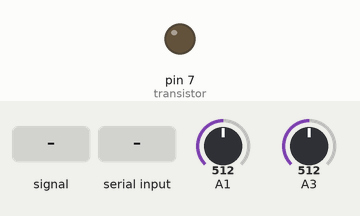
A sketch run on a simulated Arduino Uno, built with avr-gcc and run on an emulated ATmega328P. Parts: output pins drawn as LEDs (lit = HIGH). The test bench sets the inputs (shaded band); at power-on: A1 = 512, A3 = 512. What the sketch prints to the serial monitor is not drawn.

Above: at 1.2 s.
1.3 s: A3 fed a 200 Hz sine of ±460 counts around its level
3.3 s: "H" received over Serial
At 4.5 s:
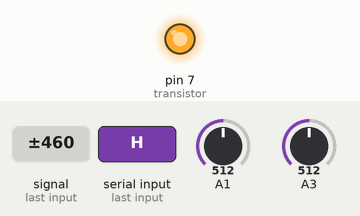
6.3 s: A1 set to 106
9.3 s: A1 set to 90
12.3 s: "L" received over Serial
At 13.3 s:
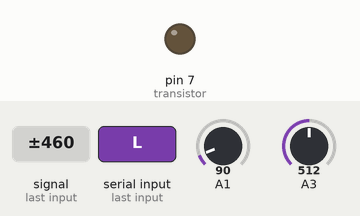
14.0 s: A3 set to 140
Timing chart, 0 to 17.0 s (numbered marks = the images above; inputs shaded):
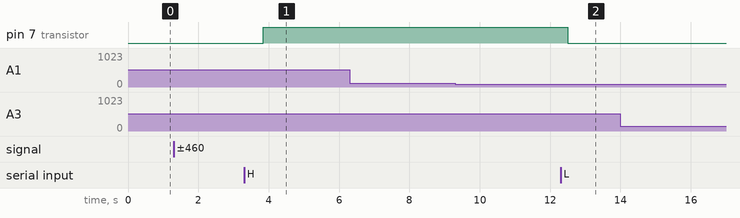

The sketch:

upload_DLS.ino
```cpp
// dls readings
const unsigned int numReadings = 800;
unsigned int analogVals[numReadings];
long t, t0;

// switch + laser
const int transistor = 7;
char laser_on;


// Speed of the ADC, defines for setting and clearing register bits
#ifndef cbi
#define cbi(sfr, bit) (_SFR_BYTE(sfr) &= ~_BV(bit))
#endif
#ifndef sbi
#define sbi(sfr, bit) (_SFR_BYTE(sfr) |= _BV(bit))
#endif


void setup() {
  Serial.begin(115200);

  // set prescale to 16
  sbi(ADCSRA, ADPS2) ;
  cbi(ADCSRA, ADPS1) ;
  cbi(ADCSRA, ADPS0) ;

  pinMode (transistor,  OUTPUT);
}

void loop() {
  int light_in = analogRead(A3);

  if ((laser_on == 'H') && light_in < 150) {
      digitalWrite(transistor, HIGH);
  }
  else if (laser_on == 'L') {
      digitalWrite(transistor, LOW);
  }


  if (light_in < 150){
    t0 = micros();

    // Construct the array
    for (int i=0; i < numReadings ; i++)
    {
      analogVals[i] = analogRead(A1);
    }
    t = micros()-t0;  // calculate elapsed time

    if (Serial.available() > 0) {  // Check if data is available to read
        laser_on = Serial.read();  // Read the incoming byte
    }

    // Send to computer
    for (int i=0; i < numReadings ; i++)
    {
      Serial.print(analogVals[i]);
      Serial.print(',');
    }
    Serial.print(t);
    Serial.print(',');
    Serial.println(25);
  }
  else{
    digitalWrite(transistor, LOW);
    Serial.println(-1);
  }

}
```

Measured:
- after the input at 3.3 s, pin 7 (transistor): LOW → HIGH after 0.54 s
- after the input at 12.3 s, pin 7 (transistor): HIGH → LOW after 0.20 s
